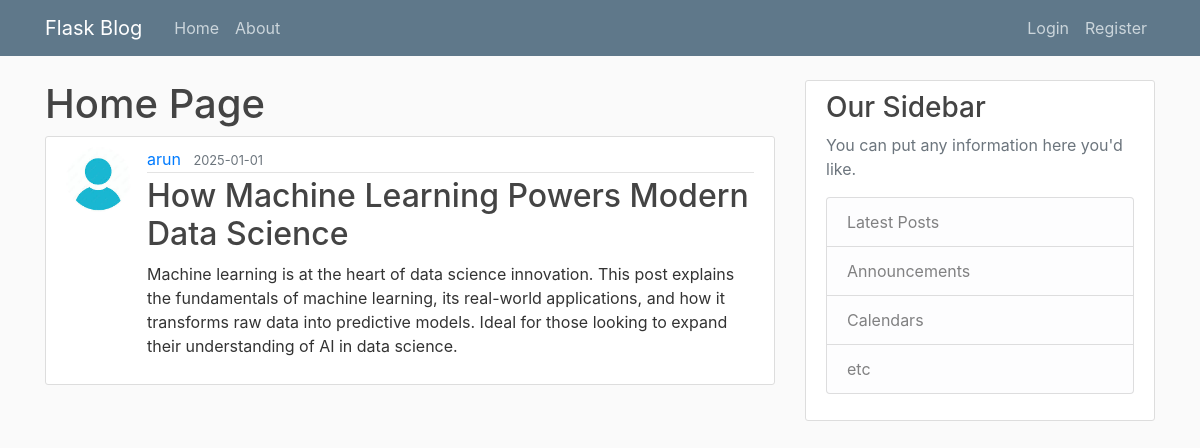
The page /post/14 on the database its author committed.
### flaskblog/models.py (models this page shows, shortened)
class User(db.Model, UserMixin):
    id = db.Column(db.Integer, primary_key=True)
    username = db.Column(db.String(20), unique=True, nullable=False)
    email = db.Column(db.String(120), unique=True, nullable=False)
    image_file = db.Column(db.String(20), nullable=False, default='default.jpg')
    password = db.Column(db.String(60), nullable=False)
    posts = db.relationship('Post', backref='author', lazy=True)

class Post(db.Model, UserMixin):
    id = db.Column(db.Integer, primary_key=True)
    title = db.Column(db.String(100), nullable=False)
    date_posted = db.Column(db.DateTime, nullable=False, default=datetime.utcnow)
    content = db.Column(db.Text, nullable=False)
    user_id = db.Column(db.Integer, db.ForeignKey('user.id'), nullable=False)

### flaskblog/routes.py (the view)
@app.route('/post/<int:post_id>')
def post(post_id):
    post = Post.query.get_or_404(post_id)
    return render_template('post.html', title=post.title, post=post)

### flaskblog/templates/post.html (shortened to what this page needs)
{% extends "layout.html" %}
{% block content %}
    <h1>Home Page</h1>
    <article class="media content-section">
        <img class="rounded-circle article-img" src="{{ url_for('static', filename='profile_pics/' + post.author.image_file) }}">
        <div class="media-body">
        <div class="article-metadata">
            <a class="mr-2" href="{{url_for('user_posts',username=post.author.username)}}">{{ post.author.username }}</a>
            <small class="text-muted">{{ post.date_posted.strftime('%Y-%m-%d') }}</small>
        </div>
        <h2>{{ post.title }}</h2>
        <p class="article-content">{{ post.content }}</p>
        </div>
    </article>
{% endblock content%}

### flaskblog/static/main.css (style rules this page uses)
body { background: #fafafa; color: #333333; margin-top: 5rem; }
h1, h2, h3, h4, h5, h6 { color: #444444; }
.content-section { background: #ffffff; padding: 10px 20px; border: 1px solid #dddddd; border-radius: 3px; margin-bottom: 20px; }
.article-content { white-space: pre-line; }
.article-img { height: 65px; width: 65px; margin-right: 16px; }
.article-metadata { padding-bottom: 1px; margin-bottom: 4px; border-bottom: 1px solid #e3e3e3 }

### rows shown on the page
User: image_file (placeholder picture), author.username "arun"
Post: date_posted "2025-01-01", title "How Machine Learning Powers Modern Data Science", content "Machine learning is at the heart of data science innovation. This post explains the fundamentals of machine learning, its real-world applications, and how it transforms raw data into predictive models. Ideal for those looking to expand their understanding of AI in data science."
